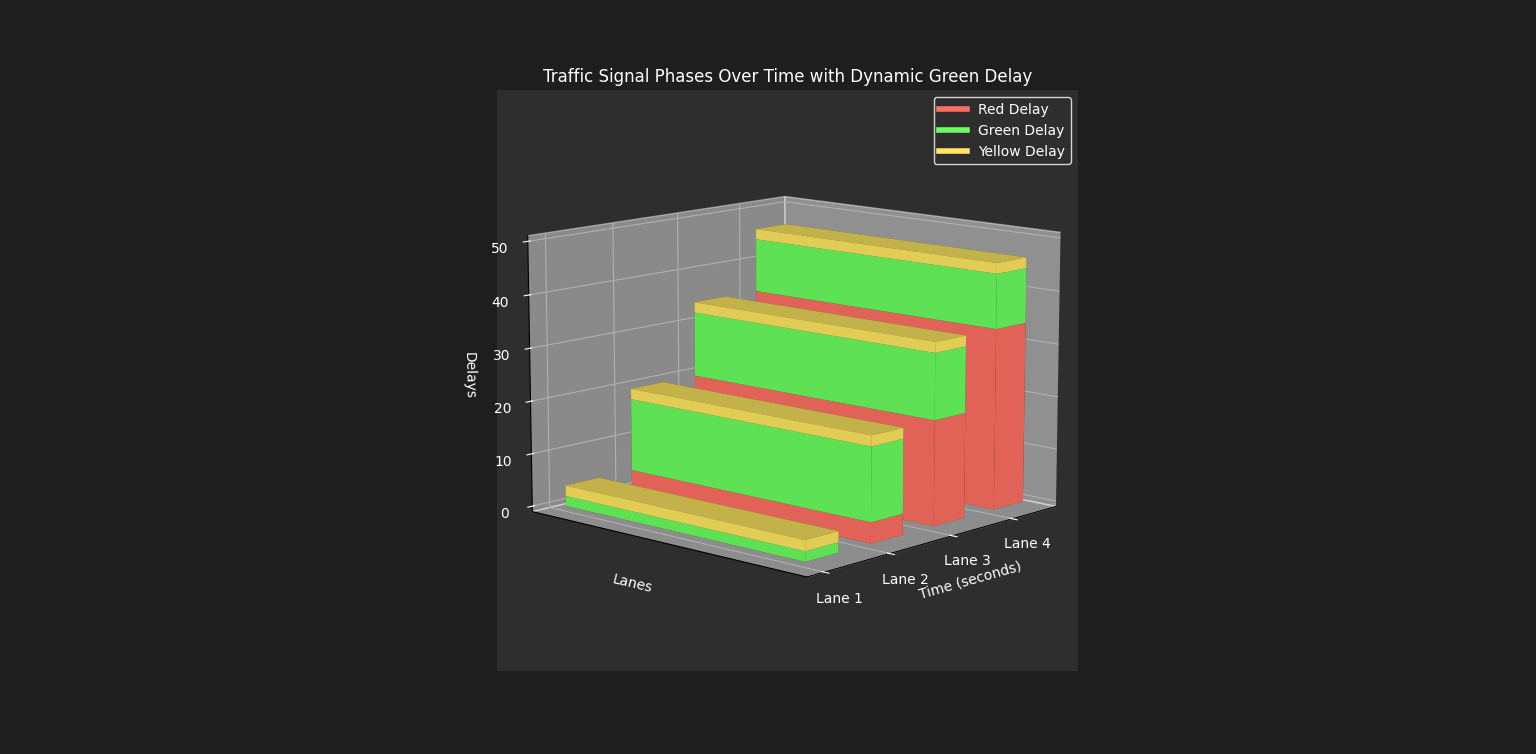

The script that drew this image:
import matplotlib.pyplot as plt
import numpy as np
from mpl_toolkits.mplot3d import Axes3D

# Given vehicle counts for each lane
vehicle_counts = [3, 20, 18, 15]

# Constants for the formula
v = 10  # vehicle speed in m/s
L = 5   # average length of vehicles in meters
G = 2   # inter-vehicle gap in meters
yellow_delay = 2  # yellow delay in seconds (consistent for all lanes)

# Calculate green delay for each lane
green_delays = [(L + (vc - 1) * (L + G)) / v for vc in vehicle_counts]

# Calculate the total green delay considering all lanes
total_green_delay = sum(green_delays)

# Calculate red, yellow, and green delays for each lane
red_delays = []
yellow_delays = [yellow_delay] * len(vehicle_counts)
green_starts = []

current_time = 0
for gd in green_delays:
    red_delays.append(current_time)
    green_starts.append(current_time + yellow_delay)
    current_time += gd + yellow_delay

# Total cycle time is the maximum of all green start times plus green delay
total_cycle_time = max(green_starts) + max(green_delays)

# Plotting the 3D bar graph
fig = plt.figure(figsize=(12, 8))
ax = fig.add_subplot(111, projection='3d')

# Set background color
ax.set_facecolor('#2E2E2E')  # Dark grey background for the axes
fig.patch.set_facecolor('#1E1E1E')  # Darker grey background for the figure

# Data for bars
x = np.arange(len(vehicle_counts))
y = np.zeros(len(vehicle_counts))
z = np.zeros(len(vehicle_counts))

# Bar widths
dx = np.ones(len(vehicle_counts)) * 0.5
dy = np.ones(len(vehicle_counts)) * 0.5

# Plot red delays
red_bars = ax.bar3d(x, y, z, dx, dy, red_delays, color='#FF6F61', zsort='average', label='Red Delay')

# Plot green delays
green_bars = ax.bar3d(x, y, np.array(red_delays), dx, dy, green_delays, color='#6BFF61', zsort='average', label='Green Delay')

# Plot yellow delays
yellow_bars = ax.bar3d(x, y, np.array(red_delays) + np.array(green_delays), dx, dy, yellow_delays, color='#FFE761', zsort='average', label='Yellow Delay')

# Adding labels and title
ax.set_ylabel('Lanes', color='white')
ax.set_xlabel('Time (seconds)', color='white')
ax.set_zlabel('Delays', color='white')
ax.set_title('Traffic Signal Phases Over Time with Dynamic Green Delay', color='white')

# Set axis ticks and labels
ax.set_xticks(x)
ax.set_xticklabels(['Lane 1', 'Lane 2', 'Lane 3', 'Lane 4'], color='white')
ax.set_yticks([])
ax.set_zticks(np.arange(0, total_cycle_time + 1, 10))

# Set the color of the tick labels
ax.tick_params(colors='white')

# Manually add legend
red_patch = plt.Line2D([0], [0], color='red', lw=4, label='Red Delay')
green_patch = plt.Line2D([0], [0], color='green', lw=4, label='Green Delay')
yellow_patch = plt.Line2D([0], [0], color='yellow', lw=4, label='Yellow Delay')

legend = plt.legend(handles=[red_patch, green_patch, yellow_patch], facecolor='#2E2E2E', edgecolor='white')
for text in legend.get_texts():
    text.set_color('white')

plt.tight_layout()
plt.show()
